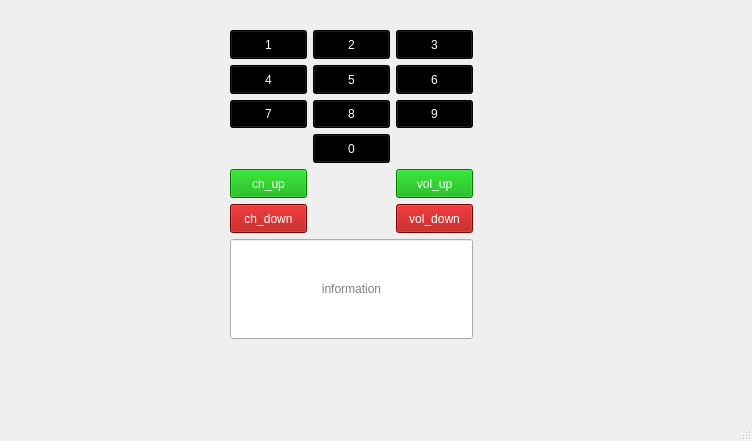
<?xml version="1.0" encoding="UTF-8"?>
<ui version="4.0">
 <class>MainWindow</class>
 <widget class="QMainWindow" name="MainWindow">
  <property name="geometry">
   <rect>
    <x>0</x>
    <y>0</y>
    <width>752</width>
    <height>441</height>
   </rect>
  </property>
  <property name="sizePolicy">
   <sizepolicy hsizetype="Preferred" vsizetype="Preferred">
    <horstretch>0</horstretch>
    <verstretch>0</verstretch>
   </sizepolicy>
  </property>
  <property name="windowTitle">
   <string>MainWindow</string>
  </property>
  <widget class="QWidget" name="centralwidget">
   <property name="sizePolicy">
    <sizepolicy hsizetype="Preferred" vsizetype="Expanding">
     <horstretch>0</horstretch>
     <verstretch>0</verstretch>
    </sizepolicy>
   </property>
   <property name="minimumSize">
    <size>
     <width>0</width>
     <height>0</height>
    </size>
   </property>
   <property name="maximumSize">
    <size>
     <width>16777215</width>
     <height>16777215</height>
    </size>
   </property>
   <widget class="QWidget" name="verticalLayoutWidget_2">
    <property name="geometry">
     <rect>
      <x>230</x>
      <y>30</y>
      <width>243</width>
      <height>309</height>
     </rect>
    </property>
    <layout class="QVBoxLayout" name="verticalLayout_2">
     <item>
      <layout class="QGridLayout" name="gridLayout">
       <item row="1" column="2">
        <widget class="QPushButton" name="btn_3">
         <property name="sizePolicy">
          <sizepolicy hsizetype="Minimum" vsizetype="Expanding">
           <horstretch>0</horstretch>
           <verstretch>0</verstretch>
          </sizepolicy>
         </property>
         <property name="maximumSize">
          <size>
           <width>16777215</width>
           <height>16777215</height>
          </size>
         </property>
         <property name="styleSheet">
          <string notr="true">background-color:rgb(0, 0, 0);
color:rgb(255, 255, 255)</string>
         </property>
         <property name="text">
          <string>3</string>
         </property>
        </widget>
       </item>
       <item row="8" column="1">
        <widget class="QPushButton" name="btn_0">
         <property name="sizePolicy">
          <sizepolicy hsizetype="Minimum" vsizetype="Expanding">
           <horstretch>0</horstretch>
           <verstretch>0</verstretch>
          </sizepolicy>
         </property>
         <property name="minimumSize">
          <size>
           <width>0</width>
           <height>0</height>
          </size>
         </property>
         <property name="maximumSize">
          <size>
           <width>16777215</width>
           <height>16777215</height>
          </size>
         </property>
         <property name="styleSheet">
          <string notr="true">background-color:rgb(0, 0, 0);
color:rgb(255, 255, 255)</string>
         </property>
         <property name="text">
          <string>0</string>
         </property>
        </widget>
       </item>
       <item row="3" column="0">
        <widget class="QPushButton" name="btn_4">
         <property name="sizePolicy">
          <sizepolicy hsizetype="Minimum" vsizetype="Expanding">
           <horstretch>0</horstretch>
           <verstretch>0</verstretch>
          </sizepolicy>
         </property>
         <property name="maximumSize">
          <size>
           <width>16777215</width>
           <height>16777215</height>
          </size>
         </property>
         <property name="styleSheet">
          <string notr="true">background-color:rgb(0, 0, 0);
color:rgb(255, 255, 255)</string>
         </property>
         <property name="text">
          <string>4</string>
         </property>
        </widget>
       </item>
       <item row="1" column="1">
        <widget class="QPushButton" name="btn_2">
         <property name="sizePolicy">
          <sizepolicy hsizetype="Minimum" vsizetype="Expanding">
           <horstretch>0</horstretch>
           <verstretch>0</verstretch>
          </sizepolicy>
         </property>
         <property name="maximumSize">
          <size>
           <width>16777215</width>
           <height>16777215</height>
          </size>
         </property>
         <property name="styleSheet">
          <string notr="true">background-color:rgb(0, 0, 0);
color:rgb(255, 255, 255)</string>
         </property>
         <property name="text">
          <string>2</string>
         </property>
        </widget>
       </item>
       <item row="3" column="2">
        <widget class="QPushButton" name="btn_6">
         <property name="sizePolicy">
          <sizepolicy hsizetype="Minimum" vsizetype="Expanding">
           <horstretch>0</horstretch>
           <verstretch>0</verstretch>
          </sizepolicy>
         </property>
         <property name="styleSheet">
          <string notr="true">background-color:rgb(0, 0, 0);
color:rgb(255, 255, 255)</string>
         </property>
         <property name="text">
          <string>6</string>
         </property>
        </widget>
       </item>
       <item row="9" column="0">
        <widget class="QPushButton" name="btn_ch_up">
         <property name="sizePolicy">
          <sizepolicy hsizetype="Minimum" vsizetype="Expanding">
           <horstretch>0</horstretch>
           <verstretch>0</verstretch>
          </sizepolicy>
         </property>
         <property name="maximumSize">
          <size>
           <width>16777215</width>
           <height>16777215</height>
          </size>
         </property>
         <property name="styleSheet">
          <string notr="true">background-color: rgb(0, 170, 0);
color: rgb(255, 255, 255);</string>
         </property>
         <property name="text">
          <string>ch_up</string>
         </property>
        </widget>
       </item>
       <item row="10" column="0">
        <widget class="QPushButton" name="btn_ch_down">
         <property name="sizePolicy">
          <sizepolicy hsizetype="Minimum" vsizetype="Expanding">
           <horstretch>0</horstretch>
           <verstretch>0</verstretch>
          </sizepolicy>
         </property>
         <property name="maximumSize">
          <size>
           <width>16777215</width>
           <height>16777215</height>
          </size>
         </property>
         <property name="styleSheet">
          <string notr="true">background-color: rgb(170, 0, 0);
color: rgb(255, 255, 255);</string>
         </property>
         <property name="text">
          <string>ch_down</string>
         </property>
        </widget>
       </item>
       <item row="5" column="1">
        <widget class="QPushButton" name="btn_8">
         <property name="sizePolicy">
          <sizepolicy hsizetype="Minimum" vsizetype="Expanding">
           <horstretch>0</horstretch>
           <verstretch>0</verstretch>
          </sizepolicy>
         </property>
         <property name="maximumSize">
          <size>
           <width>16777215</width>
           <height>16777215</height>
          </size>
         </property>
         <property name="styleSheet">
          <string notr="true">background-color:rgb(0, 0, 0);
color:rgb(255, 255, 255)</string>
         </property>
         <property name="text">
          <string>8</string>
         </property>
        </widget>
       </item>
       <item row="5" column="2">
        <widget class="QPushButton" name="btn_9">
         <property name="sizePolicy">
          <sizepolicy hsizetype="Minimum" vsizetype="Expanding">
           <horstretch>0</horstretch>
           <verstretch>0</verstretch>
          </sizepolicy>
         </property>
         <property name="maximumSize">
          <size>
           <width>16777215</width>
           <height>16777215</height>
          </size>
         </property>
         <property name="styleSheet">
          <string notr="true">background-color:rgb(0, 0, 0);
color:rgb(255, 255, 255)</string>
         </property>
         <property name="text">
          <string>9</string>
         </property>
        </widget>
       </item>
       <item row="5" column="0">
        <layout class="QVBoxLayout" name="verticalLayout">
         <property name="spacing">
          <number>2</number>
         </property>
         <property name="sizeConstraint">
          <enum>QLayout::SetMinimumSize</enum>
         </property>
         <item>
          <widget class="QPushButton" name="btn_7">
           <property name="sizePolicy">
            <sizepolicy hsizetype="Minimum" vsizetype="Expanding">
             <horstretch>0</horstretch>
             <verstretch>0</verstretch>
            </sizepolicy>
           </property>
           <property name="maximumSize">
            <size>
             <width>16777215</width>
             <height>16777215</height>
            </size>
           </property>
           <property name="styleSheet">
            <string notr="true">background-color:rgb(0, 0, 0);
color:rgb(255, 255, 255)</string>
           </property>
           <property name="text">
            <string>7</string>
           </property>
          </widget>
         </item>
        </layout>
       </item>
       <item row="1" column="0">
        <widget class="QPushButton" name="btn_1">
         <property name="sizePolicy">
          <sizepolicy hsizetype="Minimum" vsizetype="Expanding">
           <horstretch>0</horstretch>
           <verstretch>0</verstretch>
          </sizepolicy>
         </property>
         <property name="maximumSize">
          <size>
           <width>16777215</width>
           <height>16777215</height>
          </size>
         </property>
         <property name="styleSheet">
          <string notr="true">background-color:rgb(0, 0, 0);
color:rgb(255, 255, 255)</string>
         </property>
         <property name="text">
          <string>1</string>
         </property>
        </widget>
       </item>
       <item row="3" column="1">
        <widget class="QPushButton" name="btn_5">
         <property name="sizePolicy">
          <sizepolicy hsizetype="Minimum" vsizetype="Expanding">
           <horstretch>0</horstretch>
           <verstretch>0</verstretch>
          </sizepolicy>
         </property>
         <property name="maximumSize">
          <size>
           <width>16777215</width>
           <height>16777215</height>
          </size>
         </property>
         <property name="styleSheet">
          <string notr="true">background-color:rgb(0, 0, 0);
color:rgb(255, 255, 255)</string>
         </property>
         <property name="text">
          <string>5</string>
         </property>
        </widget>
       </item>
       <item row="10" column="2">
        <widget class="QPushButton" name="btn_vol_down">
         <property name="sizePolicy">
          <sizepolicy hsizetype="Minimum" vsizetype="Expanding">
           <horstretch>0</horstretch>
           <verstretch>0</verstretch>
          </sizepolicy>
         </property>
         <property name="maximumSize">
          <size>
           <width>16777215</width>
           <height>16777215</height>
          </size>
         </property>
         <property name="styleSheet">
          <string notr="true">background-color: rgb(170, 0, 0);
color: rgb(255, 255, 255)</string>
         </property>
         <property name="text">
          <string>vol_down</string>
         </property>
        </widget>
       </item>
       <item row="9" column="2">
        <widget class="QPushButton" name="btn_vol_up">
         <property name="sizePolicy">
          <sizepolicy hsizetype="Minimum" vsizetype="Expanding">
           <horstretch>0</horstretch>
           <verstretch>0</verstretch>
          </sizepolicy>
         </property>
         <property name="maximumSize">
          <size>
           <width>16777215</width>
           <height>16777215</height>
          </size>
         </property>
         <property name="styleSheet">
          <string notr="true">background-color: rgb(0, 170, 0);
color: rgb(255, 255, 255)</string>
         </property>
         <property name="text">
          <string>vol_up</string>
         </property>
        </widget>
       </item>
      </layout>
     </item>
     <item>
      <widget class="QLineEdit" name="screen">
       <property name="minimumSize">
        <size>
         <width>0</width>
         <height>100</height>
        </size>
       </property>
       <property name="alignment">
        <set>Qt::AlignCenter</set>
       </property>
       <property name="placeholderText">
        <string>information</string>
       </property>
      </widget>
     </item>
    </layout>
   </widget>
  </widget>
  <widget class="QMenuBar" name="menubar">
   <property name="geometry">
    <rect>
     <x>0</x>
     <y>0</y>
     <width>752</width>
     <height>21</height>
    </rect>
   </property>
  </widget>
  <widget class="QStatusBar" name="statusbar"/>
 </widget>
 <resources/>
 <connections>
  <connection>
   <sender>btn_vol_up</sender>
   <signal>clicked()</signal>
   <receiver>MainWindow</receiver>
   <slot>up_volume()</slot>
   <hints>
    <hint type="sourcelabel">
     <x>433</x>
     <y>199</y>
    </hint>
    <hint type="destinationlabel">
     <x>501</x>
     <y>203</y>
    </hint>
   </hints>
  </connection>
  <connection>
   <sender>btn_vol_down</sender>
   <signal>clicked()</signal>
   <receiver>MainWindow</receiver>
   <slot>down_volume()</slot>
   <hints>
    <hint type="sourcelabel">
     <x>448</x>
     <y>243</y>
    </hint>
    <hint type="destinationlabel">
     <x>515</x>
     <y>248</y>
    </hint>
   </hints>
  </connection>
  <connection>
   <sender>btn_ch_up</sender>
   <signal>clicked()</signal>
   <receiver>MainWindow</receiver>
   <slot>up_ch()</slot>
   <hints>
    <hint type="sourcelabel">
     <x>287</x>
     <y>213</y>
    </hint>
    <hint type="destinationlabel">
     <x>118</x>
     <y>220</y>
    </hint>
   </hints>
  </connection>
  <connection>
   <sender>btn_ch_down</sender>
   <signal>clicked()</signal>
   <receiver>MainWindow</receiver>
   <slot>down_ch()</slot>
   <hints>
    <hint type="sourcelabel">
     <x>261</x>
     <y>239</y>
    </hint>
    <hint type="destinationlabel">
     <x>147</x>
     <y>259</y>
    </hint>
   </hints>
  </connection>
  <connection>
   <sender>btn_1</sender>
   <signal>clicked()</signal>
   <receiver>MainWindow</receiver>
   <slot>set_1()</slot>
   <hints>
    <hint type="sourcelabel">
     <x>267</x>
     <y>65</y>
    </hint>
    <hint type="destinationlabel">
     <x>136</x>
     <y>50</y>
    </hint>
   </hints>
  </connection>
  <connection>
   <sender>btn_2</sender>
   <signal>clicked()</signal>
   <receiver>MainWindow</receiver>
   <slot>set_2()</slot>
   <hints>
    <hint type="sourcelabel">
     <x>341</x>
     <y>63</y>
    </hint>
    <hint type="destinationlabel">
     <x>335</x>
     <y>37</y>
    </hint>
   </hints>
  </connection>
  <connection>
   <sender>btn_3</sender>
   <signal>clicked()</signal>
   <receiver>MainWindow</receiver>
   <slot>set_3()</slot>
   <hints>
    <hint type="sourcelabel">
     <x>423</x>
     <y>62</y>
    </hint>
    <hint type="destinationlabel">
     <x>457</x>
     <y>41</y>
    </hint>
   </hints>
  </connection>
  <connection>
   <sender>btn_4</sender>
   <signal>clicked()</signal>
   <receiver>MainWindow</receiver>
   <slot>set_4()</slot>
   <hints>
    <hint type="sourcelabel">
     <x>277</x>
     <y>104</y>
    </hint>
    <hint type="destinationlabel">
     <x>142</x>
     <y>116</y>
    </hint>
   </hints>
  </connection>
  <connection>
   <sender>btn_5</sender>
   <signal>clicked()</signal>
   <receiver>MainWindow</receiver>
   <slot>set_5()</slot>
   <hints>
    <hint type="sourcelabel">
     <x>362</x>
     <y>105</y>
    </hint>
    <hint type="destinationlabel">
     <x>189</x>
     <y>82</y>
    </hint>
   </hints>
  </connection>
  <connection>
   <sender>btn_6</sender>
   <signal>clicked()</signal>
   <receiver>MainWindow</receiver>
   <slot>set_6()</slot>
   <hints>
    <hint type="sourcelabel">
     <x>449</x>
     <y>106</y>
    </hint>
    <hint type="destinationlabel">
     <x>538</x>
     <y>89</y>
    </hint>
   </hints>
  </connection>
  <connection>
   <sender>btn_7</sender>
   <signal>clicked()</signal>
   <receiver>MainWindow</receiver>
   <slot>set_7()</slot>
   <hints>
    <hint type="sourcelabel">
     <x>276</x>
     <y>134</y>
    </hint>
    <hint type="destinationlabel">
     <x>169</x>
     <y>157</y>
    </hint>
   </hints>
  </connection>
  <connection>
   <sender>btn_8</sender>
   <signal>clicked()</signal>
   <receiver>MainWindow</receiver>
   <slot>set_8()</slot>
   <hints>
    <hint type="sourcelabel">
     <x>343</x>
     <y>135</y>
    </hint>
    <hint type="destinationlabel">
     <x>495</x>
     <y>118</y>
    </hint>
   </hints>
  </connection>
  <connection>
   <sender>btn_9</sender>
   <signal>clicked()</signal>
   <receiver>MainWindow</receiver>
   <slot>set_9()</slot>
   <hints>
    <hint type="sourcelabel">
     <x>446</x>
     <y>131</y>
    </hint>
    <hint type="destinationlabel">
     <x>528</x>
     <y>157</y>
    </hint>
   </hints>
  </connection>
  <connection>
   <sender>btn_0</sender>
   <signal>clicked()</signal>
   <receiver>MainWindow</receiver>
   <slot>set_0()</slot>
   <hints>
    <hint type="sourcelabel">
     <x>364</x>
     <y>174</y>
    </hint>
    <hint type="destinationlabel">
     <x>350</x>
     <y>214</y>
    </hint>
   </hints>
  </connection>
 </connections>
 <slots>
  <slot>up_volume()</slot>
  <slot>down_volume()</slot>
  <slot>up_ch()</slot>
  <slot>down_ch()</slot>
  <slot>set_1()</slot>
  <slot>set_2()</slot>
  <slot>set_3()</slot>
  <slot>set_4()</slot>
  <slot>set_5()</slot>
  <slot>set_6()</slot>
  <slot>set_7()</slot>
  <slot>set_8()</slot>
  <slot>set_9()</slot>
  <slot>set_0()</slot>
 </slots>
</ui>
